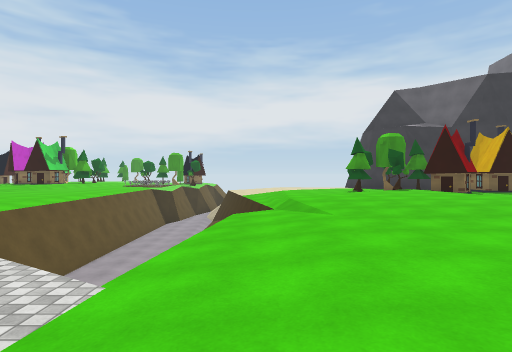
view 1 (above)

22 first-person views from a walk through a 3-D level made in the Unity game engine. The camera is 1.3 m above the floor, looks level and sees 80° across. The floor is counted in squares, 2 m on a side. Each view is taken from the middle of a square. On the plan, view 1 faces up. The plan holds only what a view shows up to about 10 squares ahead; the rest is blank. The place goes on beyond the plan. Some animated figures are not drawn. Surface patterns are stand-ins for the level's own textures.

view 2
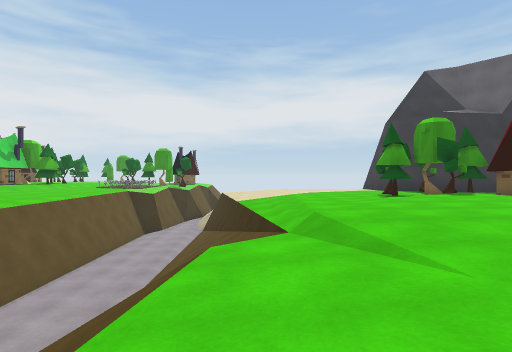

view 3
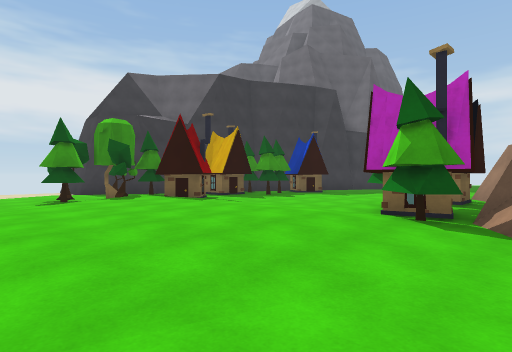

view 4
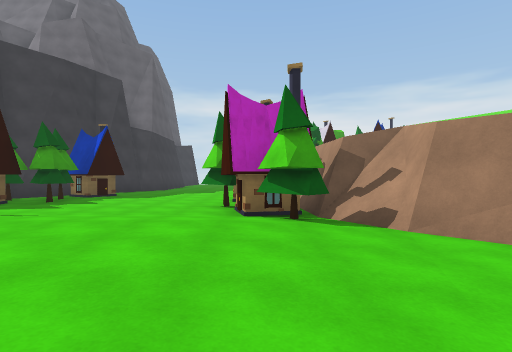

view 5
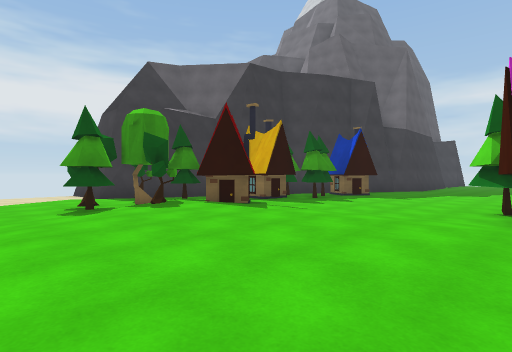

view 6
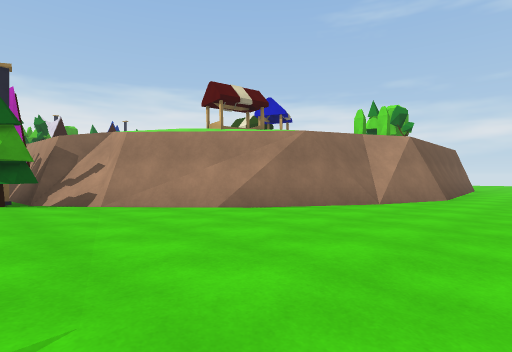

view 7
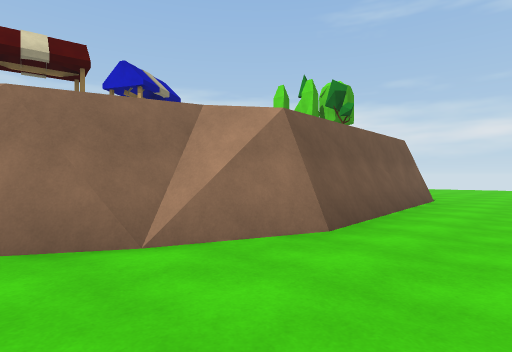

view 8
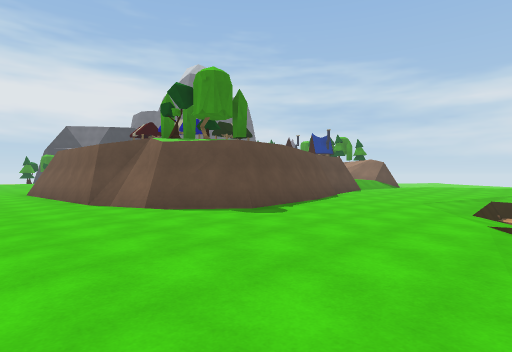

view 9
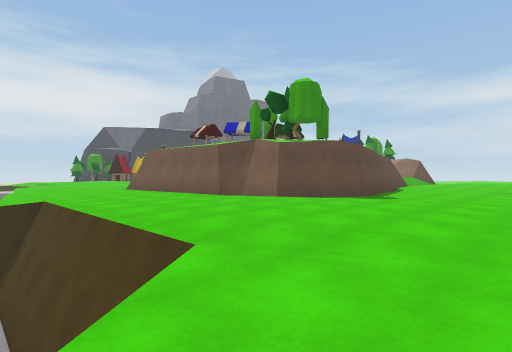

view 10
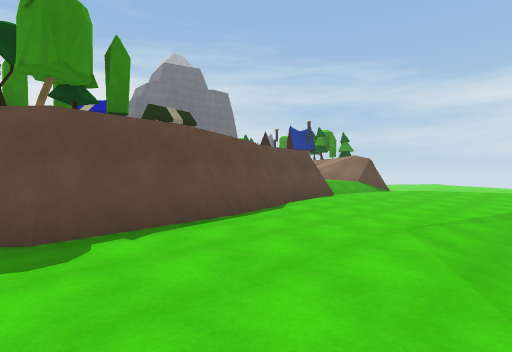

view 11
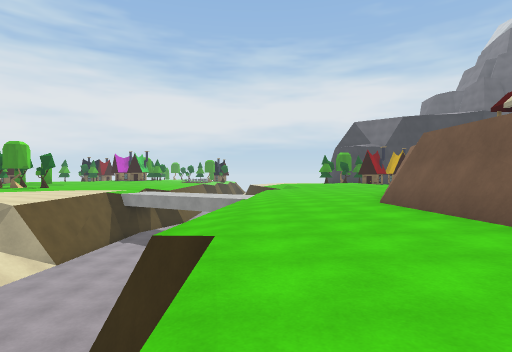

view 12
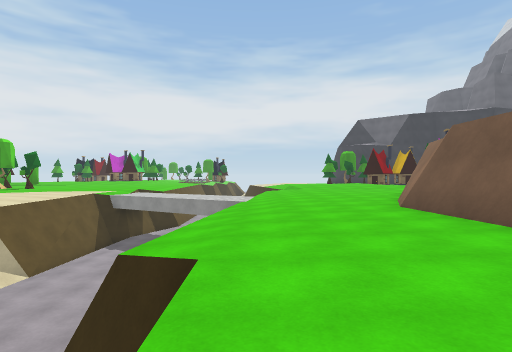

view 13
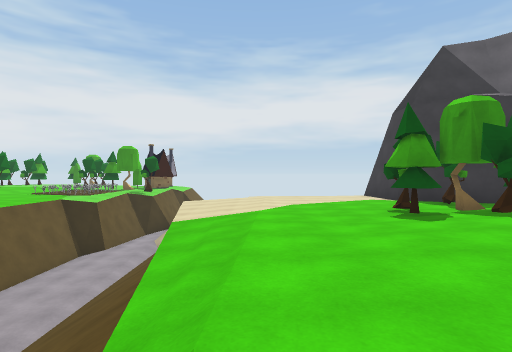

view 14
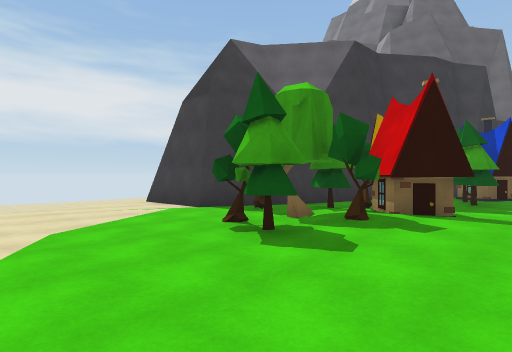

view 15
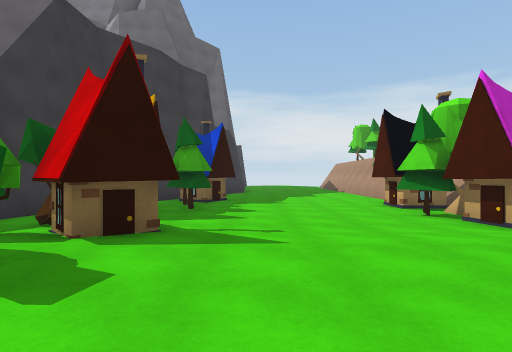

view 16
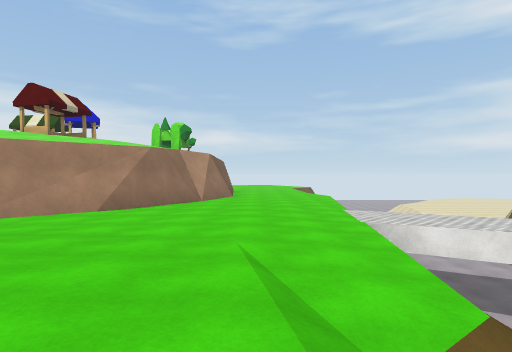

view 17
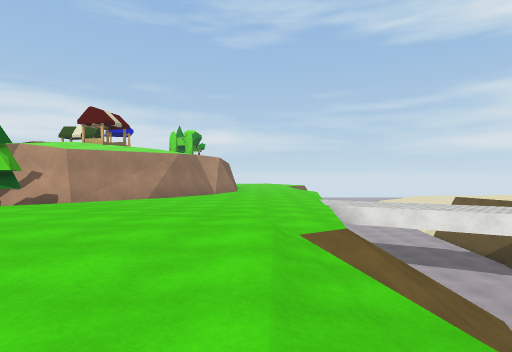

view 18
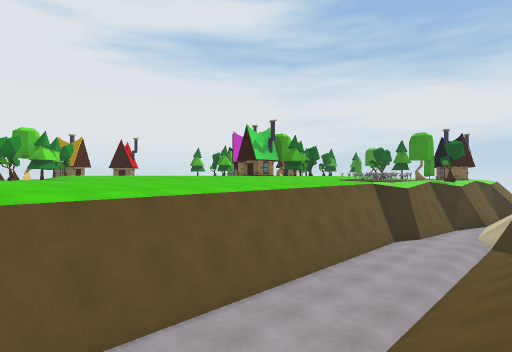

view 19
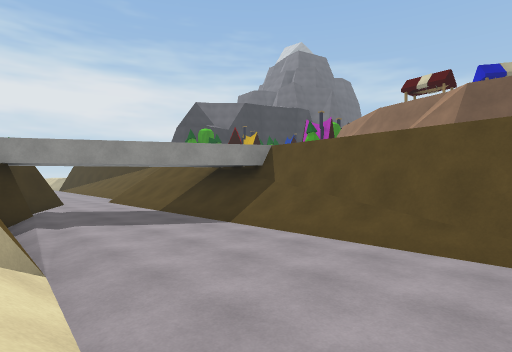

view 20
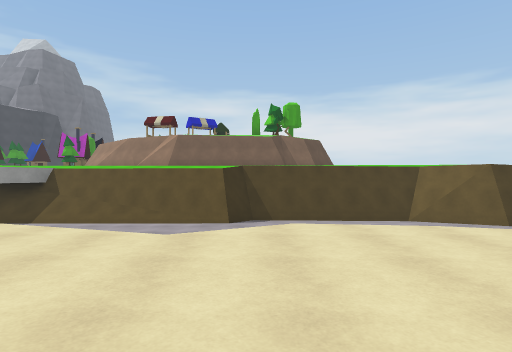

view 21
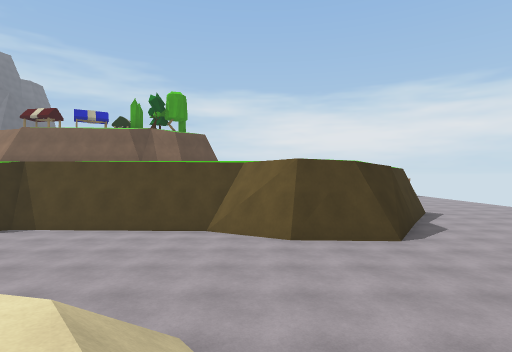

view 22
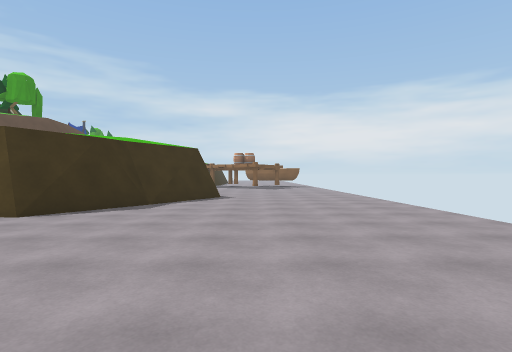

### Floor plan
Key: @ floor where view 1 was taken; # wall or solid block; . main floor; : floor 0.25 m higher than the main floor; - floor 0.25 m lower than the main floor; + floor 0.5 m higher than the main floor; _ floor 2 m lower than the main floor; < floor 2.25 m lower than the main floor; ( floor 3.5 m lower than the main floor; * floor 3.75 m higher than the main floor; / step, stairs or slope; = window, fence, low wall or low ledge; ^ raised ledge; v drop or lower ground; T thing the floor can be seen under or through; R tree; H house.
Columns run from 12 left of view 1 to 13 right of it. Each row starts with its distance up from view 1.
 16      ..#((#-......#
 15      ..v((v//.....##
 14      ..T((=#......R####
 13     ...T((/#.......R.H###
 12    /...T((/=.:..RR/RRHRR #
 11   /....T((///:../RHHHHRRRH
 10  :.....T((///::::+:H..R.HH
  9 :...../T((//=/:::+::......
  8 ....../T((  /::::+::......
  7  ...../T((///::::+::......
  6       /T(/////::::::.RHH..
  5       #///////:::::RHRHH .
  4        ((///.....::RH#####
  3       /((//=......#=#////
  2      #/((/-//....#v//
  1    ..#/((/--....#v///
  0    ..#(((//-@..##///
 -1     -#(((/=-...#///#
 -2      #(((/#-../// *#
 -3      /(((/#...#//  ##
 -4    _/ (((#v...v    *#
 -5   __//(((v/...v/
 -6  ___/  ((v/...#/
 -7 ____/   (##...// RR
 -8  __<<   ((#.../vRRR
 -9   <<< ((((#....# RR   ####
-10    <//((((#....##R v###/..
-11      (((((#.....####....::
-12     /(((((#.............::
-13   < /((((#v..............:
-14     ((((/#..........//....
-15     ((((///.......//   ^//
-16      (((/#-/..../
-17       (((###/
-18      ((((((###
-19     ((((((((((
-20    (((((((((((
-21     ((((((((((
-22      (((((((((
-23       ((((((((

Where each view was taken, in squares from view 1:
view 1: 0 up, 0 right, facing up
view 2: 3 up, 0 right, facing up
view 3: 3 up, 2 right, facing up-right
view 4: 5 up, 2 right, facing right
view 5: 5 up, 2 right, facing up-right
view 6: 5 up, 0 right, facing down-right
view 7: 0 up, 0 right, facing down-right
view 8: 16 down, 0 right, facing up-right
view 9: 15 down, 3 left, facing up-right
view 10: 15 down, 4 right, facing up-right
view 11: 10 down, 1 left, facing up
view 12: 9 down, 1 left, facing up
view 13: 6 up, 1 right, facing up
view 14: 9 up, 1 right, facing up-right
view 15: 9 up, 3 right, facing right
view 16: 8 up, 1 right, facing down
view 17: 11 up, 1 right, facing down
view 18: 6 up, 1 left, facing up-left
view 19: 5 down, 7 left, facing up-right
view 20: 7 down, 12 left, facing right
view 21: 13 down, 10 left, facing right
view 22: 20 down, 9 left, facing right
